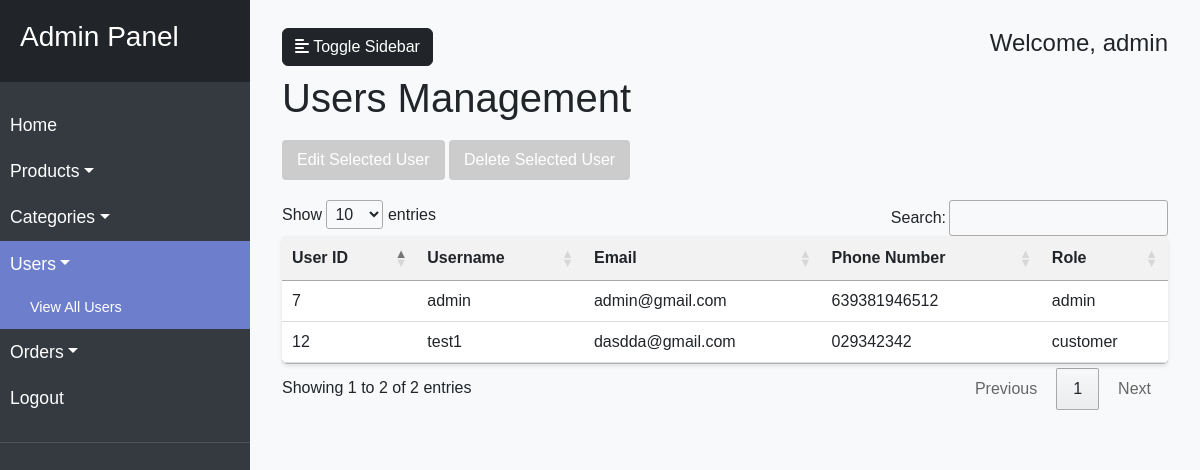
Before: /users.php (signed in) with the older database file.
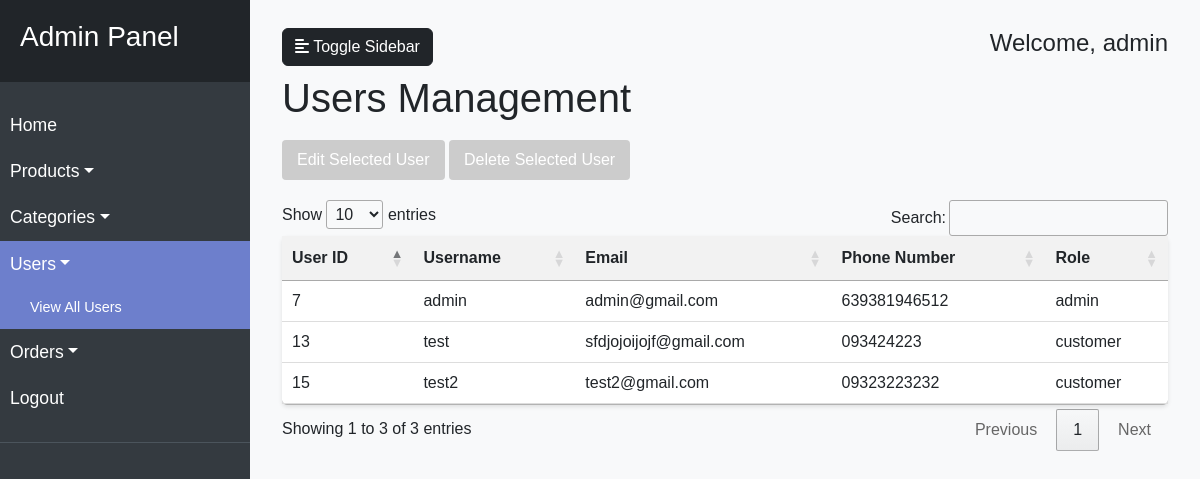
After: the same page with the newer database file.
### tables this page shows
CREATE TABLE `users` (
  `UserID` int(11) NOT NULL,
  `Username` varchar(50) NOT NULL,
  `Password` varchar(255) NOT NULL,
  `Email` varchar(100) NOT NULL,
  `PhoneNumber` varchar(20) DEFAULT NULL,
  `Role` enum('customer','admin') DEFAULT 'customer'
);

### users.php (the view, shortened to what this page needs)
<?php
require_once "db_connection.php";
?>
<!DOCTYPE html>
<html lang="en">
<head>
    <link rel="stylesheet" href="https://cdn.datatables.net/1.11.5/css/jquery.dataTables.min.css">
    <link href="https://cdn.jsdelivr.net/npm/bootstrap@5.3.0-alpha1/dist/css/bootstrap.min.css" rel="stylesheet">
    <link rel="stylesheet" href="https://cdnjs.cloudflare.com/ajax/libs/font-awesome/6.4.0/css/all.min.css">
</head>
<body>
    <div class="wrapper">
        <nav id="sidebar">
            <div class="sidebar-header">
                <h3>Admin Panel</h3>
            </div>
            <ul class="list-unstyled components">
                <li>
                    <a href="admin.php">Home</a>
                </li>
                <li>
                    <a href="#productSubmenu" data-bs-toggle="collapse" aria-expanded="false" class="dropdown-toggle">Products</a>
                </li>
                <li>
                    <a href="#categorySubmenu" data-bs-toggle="collapse" aria-expanded="false" class="dropdown-toggle">Categories</a>
                </li>
                <li class="active">
                    <a href="#userSubmenu" data-bs-toggle="collapse" aria-expanded="true" class="dropdown-toggle">Users</a>
                    <ul class="collapse show list-unstyled" id="userSubmenu">
                        <li class="active">
                            <a href="users.php">View All Users</a>
                        </li>
                    </ul>
                </li>
                <li>
                    <a href="#orderSubmenu" data-bs-toggle="collapse" aria-expanded="false" class="dropdown-toggle">Orders</a>
                </li>
                <li>
                    <a href="logout.php">Logout</a>
                </li>
            </ul>
        </nav>
        <div id="content">
            <nav class="navbar navbar-expand-lg navbar-light bg-light">
                <div class="container-fluid">
                    <button type="button" id="sidebarCollapse" class="btn btn-dark">
                        <i class="fas fa-align-left"></i>
                        <span>Toggle Sidebar</span>
                    </button>
                    <div>
                        <h4>Welcome, <?php echo $_SESSION['username'] ?? 'Admin'; ?></h4>
                    </div>
                </div>
            </nav>
            <div class="container-fluid">
                <h1>Users Management</h1>
                <button id="editUserBtn" class="edit-btn" disabled>Edit Selected User</button>
                <button id="deleteUserBtn" class="delete-btn" disabled>Delete Selected User</button>
                <table id="usersTable" class="user-table">
                    <thead>
                        <tr>
                            <th>User ID</th>
                            <th>Username</th>
                            <th>Email</th>
                            <th>Phone Number</th>
                            <th>Role</th>
                        </tr>
                    </thead>
                    <tbody>
                        <?php
                        $sql = "SELECT UserID, Username, Email, PhoneNumber, Role FROM users";
                        $result = $conn->query($sql);
                        if ($result->num_rows > 0) {
                            while ($row = $result->fetch_assoc()) {
                                echo "<tr data-id='" . $row["UserID"] . "'>";
                                echo "<td>" . $row["UserID"] . "</td>";
                                echo "<td>" . htmlspecialchars($row["Username"]) . "</td>";
                                echo "<td>" . htmlspecialchars($row["Email"]) . "</td>";
                                echo "<td>" . htmlspecialchars($row["PhoneNumber"] ?? 'Not provided') . "</td>";
                                echo "<td>" . htmlspecialchars($row["Role"]) . "</td>";
                                echo "</tr>";
                            }
                        } else {
                            echo "<tr><td colspan='5'>No users found</td></tr>";
                        }
                        ?>
                    </tbody>
                </table>
            </div>
        </div>
    </div>
</body>
</html>

Changed rows visible on the page:
removed users: UserID "12", Username "test1", Email "dasdda@gmail.com", PhoneNumber "029342342", Role "customer"
added users: UserID "13", Username "test", Email "sfdjojoijojf@gmail.com", PhoneNumber "093424223", Role "customer"
added users: UserID "15", Username "test2", Email "test2@gmail.com", PhoneNumber "09323223232", Role "customer"
Other visible differences:
text written by a page script: "Show entries Search: Showing 1 to 2 of 2 entries Previous 1 Next" → "Show entries Search: Showing 1 to 3 of 3 entries Previous 1 Next"
